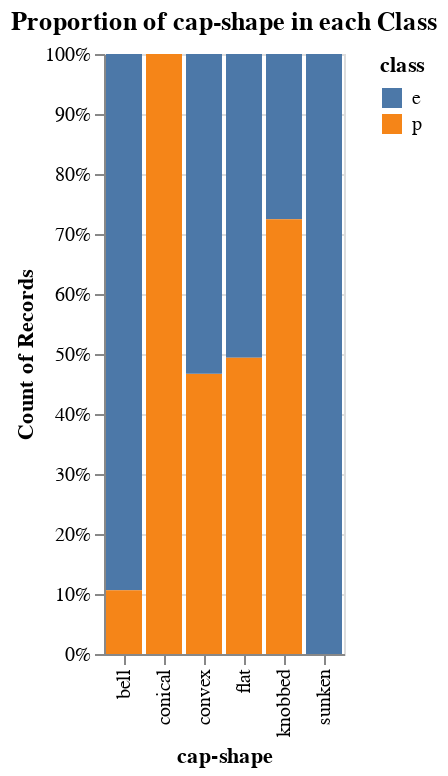

The notebook cell saved with this chart:
### Code cell
for feature in categorical_features:
    chart = alt.Chart(df).mark_bar().encode(
        x=f'{feature}:N',
        y=alt.Y('count():Q', stack='normalize'),
        color=f'{target}:N'
    ).properties(
        title=f'Proportion of {feature} in each Class'
    )
    chart.display()

### Figure 1 — Vega specification as saved in the notebook (floating-point values rounded to 4 significant figures)
{"$schema": "https://vega.github.io/schema/vega/v5.json", "data": [{"name": "source_0", "values": [{"__count_end": 0.4672, "__count_start": 0.0, "cap-shape": "convex", "class": "p"}, {"__count_end": 1.0, "__count_start": 0.4672, "cap-shape": "convex", "class": "e"}, {"__count_end": 1.0, "__count_start": 0.1062, "cap-shape": "bell", "class": "e"}, {"__count_end": 1.0, "__count_start": 0.0, "cap-shape": "sunken", "class": "e"}, {"__count_end": 1.0, "__count_start": 0.4937, "cap-shape": "flat", "class": "e"}, {"__count_end": 0.4937, "__count_start": 0.0, "cap-shape": "flat", "class": "p"}, {"__count_end": 0.1062, "__count_start": 0.0, "cap-shape": "bell", "class": "p"}, {"__count_end": 1.0, "__count_start": 0.7246, "cap-shape": "knobbed", "class": "e"}, {"__count_end": 0.7246, "__count_start": 0.0, "cap-shape": "knobbed", "class": "p"}, {"__count_end": 1.0, "__count_start": 0.0, "cap-shape": "conical", "class": "p"}]}, {"name": "source_0_x_domain_cap-shape", "values": [{"cap-shape": "convex"}, {"cap-shape": "bell"}, {"cap-shape": "sunken"}, {"cap-shape": "flat"}, {"cap-shape": "knobbed"}, {"cap-shape": "conical"}]}, {"name": "source_0_color_domain_class", "values": [{"class": "p"}, {"class": "e"}]}], "signals": [{"name": "x_step", "value": 20}, {"name": "width", "update": "bandspace(domain('x').length, 0.1, 0.05) * x_step"}], "marks": [{"type": "rect", "name": "marks", "from": {"data": "source_0"}, "encode": {"update": {"fill": {"field": "class", "scale": "color"}, "width": {"signal": "max(0.25, bandwidth('x'))"}, "y": {"field": "__count_end", "scale": "y"}, "x": {"field": "cap-shape", "scale": "x"}, "y2": {"field": "__count_start", "scale": "y"}, "description": {"signal": "\"cap-shape: \" + (isValid(datum[\"cap-shape\"]) ? datum[\"cap-shape\"] : \"\"+datum[\"cap-shape\"]) + \"; Count of Records: \" + (format(datum[\"__count_end\"]-datum[\"__count_start\"], \".0%\")) + \"; class: \" + (isValid(datum[\"class\"]) ? datum[\"class\"] : \"\"+datum[\"class\"])"}, "ariaRoleDescription": {"value": "bar"}}}, "style": ["bar"]}], "scales": [{"name": "x", "type": "band", "domain": {"data": "source_0_x_domain_cap-shape", "field": "cap-shape", "sort": true}, "range": {"step": {"signal": "x_step"}}, "paddingInner": 0.1, "paddingOuter": 0.05}, {"name": "y", "type": "linear", "domain": [0, 1], "range": [{"signal": "height"}, 0], "nice": true, "zero": true}, {"name": "color", "type": "ordinal", "domain": {"data": "source_0_color_domain_class", "field": "class", "sort": true}, "range": "category"}], "axes": [{"scale": "y", "zindex": 0, "labels": false, "tickCount": {"signal": "ceil(height/40)"}, "aria": false, "ticks": false, "orient": "left", "grid": true, "gridScale": "x", "domain": false, "maxExtent": 0, "minExtent": 0}, {"scale": "x", "labelBaseline": "middle", "orient": "bottom", "grid": false, "zindex": 0, "labelAlign": "right", "title": "cap-shape", "labelAngle": 270}, {"scale": "y", "title": "Count of Records", "grid": false, "labelOverlap": true, "zindex": 0, "tickCount": {"signal": "ceil(height/40)"}, "orient": "left", "format": ".0%"}], "title": {"text": "Proportion of cap-shape in each Class", "frame": "group"}, "height": 300, "background": "white", "legends": [{"fill": "color", "symbolType": "square", "title": "class"}], "padding": 5, "style": "cell"}
